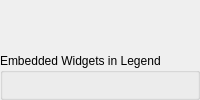
         <widget class="QWidget" name="mOptsPage_Legend">
          <layout class="QVBoxLayout" name="verticalLayout_8">
           <property name="leftMargin">
            <number>0</number>
           </property>
           <property name="topMargin">
            <number>0</number>
           </property>
           <property name="rightMargin">
            <number>0</number>
           </property>
           <property name="bottomMargin">
            <number>0</number>
           </property>
           <item>
            <widget class="QgsVectorLayerLegendWidget" name="mLegendWidget" native="true"/>
           </item>
           <item>
            <widget class="QgsCollapsibleGroupBox" name="groupBox_3">
             <property name="title">
              <string>Embedded Widgets in Legend</string>
             </property>
             <layout class="QVBoxLayout" name="verticalLayout_22">
              <property name="leftMargin">
               <number>0</number>
              </property>
              <property name="topMargin">
               <number>0</number>
              </property>
              <property name="rightMargin">
               <number>0</number>
              </property>
              <property name="bottomMargin">
               <number>0</number>
              </property>
              <item>
               <widget class="QgsLayerTreeEmbeddedConfigWidget" name="mLegendConfigEmbeddedWidget" native="true"/>
              </item>
             </layout>
            </widget>
           </item>
          </layout>
         </widget>
